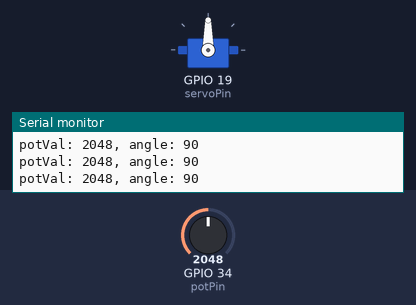
Recording of a sketch running on a simulated ESP32. On the bench: servo, the last lines printed to the serial monitor. The test bench sets the inputs (shaded band); at power-on: GPIO 34 (potPin) = 2048.

Above: at 1.2 s.
1.3 s: GPIO 34 (potPin) set to 2866
At 2.5 s:
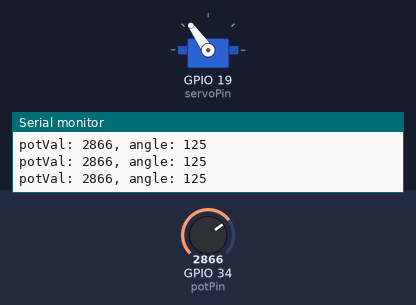
2.8 s: GPIO 34 (potPin) set to 3603
At 3.5 s:
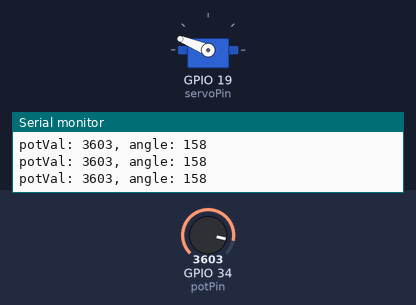
4.3 s: GPIO 34 (potPin) set to 4095
At 4.6 s:
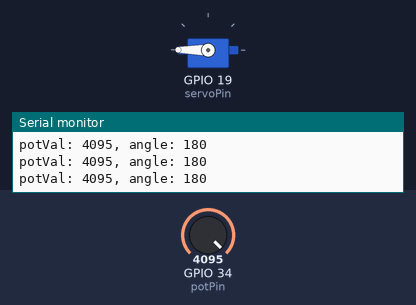
5.8 s: GPIO 34 (potPin) set to 1228
At 6.9 s:
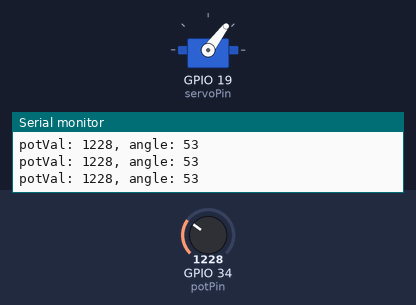
7.3 s: GPIO 34 (potPin) set to 491
At 7.9 s:
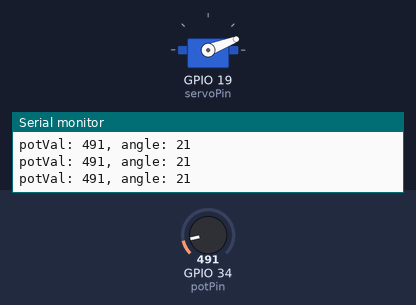
8.8 s: GPIO 34 (potPin) set to 0
At 10.2 s:
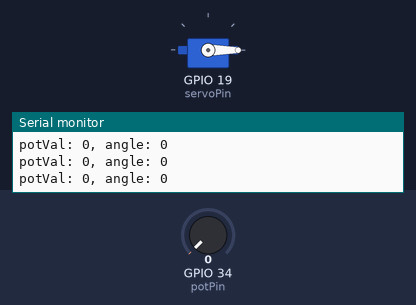
Timing chart, 0 to 11.3 s (numbered marks = the images above; inputs shaded):
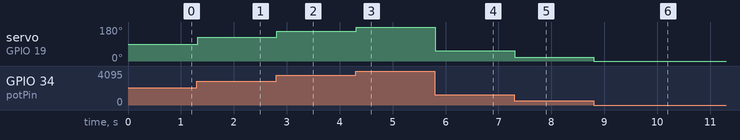

Measured:
- after the input at 1.3 s, servo on GPIO 19 (servoPin): 90° → 125° at once
- after the input at 2.8 s, servo on GPIO 19 (servoPin): 125° → 158° at once
- after the input at 4.3 s, servo on GPIO 19 (servoPin): 158° → 180° at once
- after the input at 5.8 s, servo on GPIO 19 (servoPin): 180° → 53° at once
- after the input at 7.3 s, servo on GPIO 19 (servoPin): 53° → 21° at once
- after the input at 8.8 s, servo on GPIO 19 (servoPin): 21° → 0° at once

The sketch:

pot_and_servo_.ino
```cpp
#include <ESP32Servo.h>

Servo myServo;
int const potPin = 34;
int const servoPin = 19;

int potVal;
int angle;

void setup() {
 myServo.attach(servoPin);
 Serial.begin(115200);
}

void loop() {
 potVal = analogRead(potPin);
 Serial.print("potVal: ");
 Serial.print(potVal);
 angle = map(potVal, 0, 4095, 0, 180);
 Serial.print(", angle: ");
 Serial.println(angle);
 myServo.write(angle);
 delay(15);
}
```
